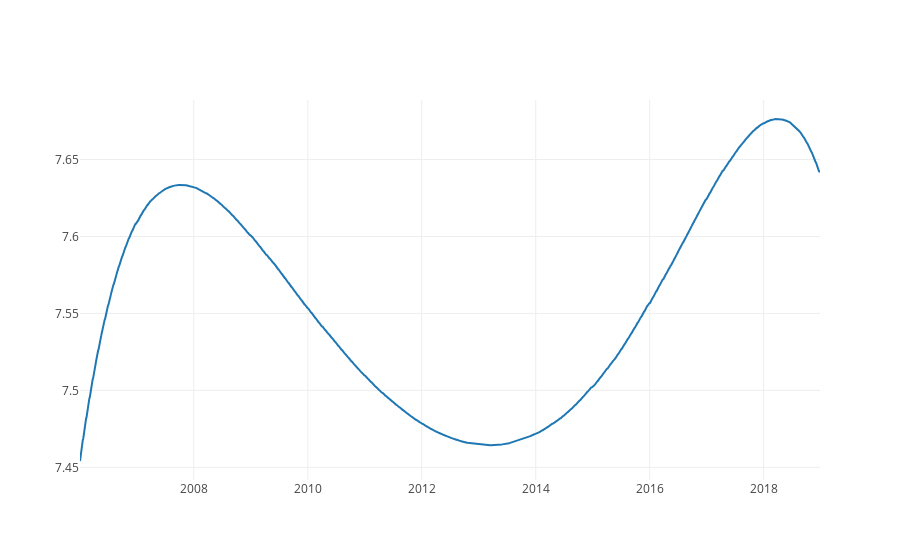

Here is the notebook cell this chart was saved with:
### Markdown cell above
#### Combining the 2 Datasets and Do Analysis

### Code cell
Swiss_Combine = combine_the_data_Stocks_n_LL(Swiss_Stocks_Data, Swiss_8yr_LL)
Swiss_Combine.head()

### Figure 1 — Plotly figure (JSON) as saved in the notebook; plotly's stock layout.template omitted (floating-point values rounded to 4 significant figures; data arrays with more than 128 entries replaced by an {"elided": "..."} marker saying what was removed)
{"data": [{"type": "scatter", "uid": "6f35c051-69bf-4bdf-9145-7e9584e1cbde", "x": {"elided": "3276 str values"}, "y": {"elided": "3276 float values"}}], "layout": {}}
